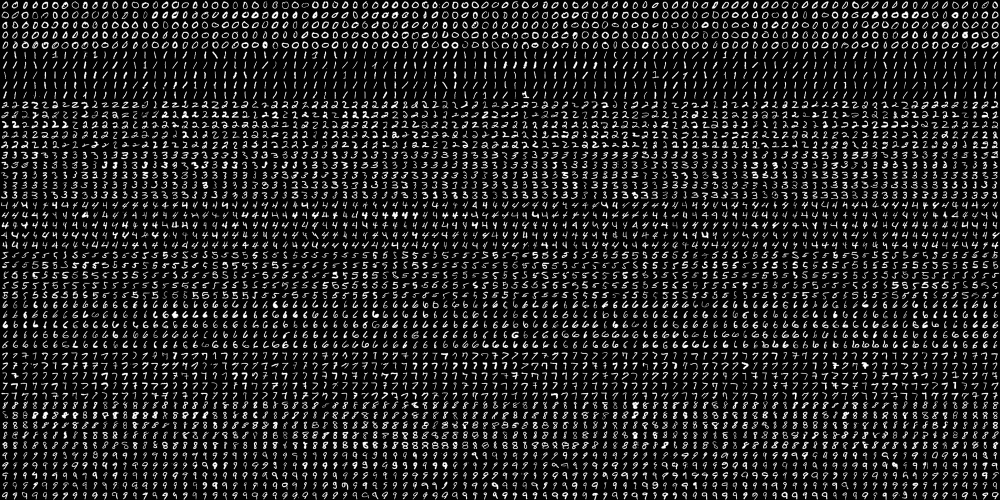
#> input picture Lesson10/01-chapter-content/digits.png, 2000 x 1000 px (shown at 1/2 size)
$ python knn_handwritten_digits_recognition_k_training_testing_preprocessing_hog.py
#> lines starting #> are read from the running program, lines starting #| are printed output that depends on the picture
"""
Handwritten digits recognition using KNN and HoG features and varying both k and the number of
training/testing images with pre-processing of the images
"""

# Import required packages:
import cv2
import numpy as np
import matplotlib.pyplot as plt
from collections import defaultdict

# Constants:
SIZE_IMAGE = 20
NUMBER_CLASSES = 10


def load_digits_and_labels(big_image):
    """ Returns all the digits from the 'big' image and creates the corresponding labels for each image"""
#> called with big_image = 'digits.png'

    # Load the 'big' image containing all the digits:
    digits_img = cv2.imread(big_image, 0)
#> digits_img is the input picture: shape (1000, 2000); min 0, max 255, mean 33.8

    # Get all the digit images from the 'big' image:
    number_rows = digits_img.shape[1] / SIZE_IMAGE
#> number_rows = 100
    rows = np.vsplit(digits_img, digits_img.shape[0] / SIZE_IMAGE)
#> rows = 50 items

    digits = []
    for row in rows:
        row_cells = np.hsplit(row, number_rows)
        for digit in row_cells:
            digits.append(digit)
#> this loop made 50 passes
#> after the loop, digits = 5000 items
    digits = np.array(digits)

    # Create the labels for each image:
    labels = np.repeat(np.arange(NUMBER_CLASSES), len(digits) / NUMBER_CLASSES)
#> labels = 5000 values from 0 to 9
    return digits, labels


def deskew(img):
    """Pre-processing of the images"""

    m = cv2.moments(img)
    if abs(m['mu02']) < 1e-2:
        return img.copy()
    skew = m['mu11'] / m['mu02']
    M = np.float32([[1, skew, -0.5 * SIZE_IMAGE * skew], [0, 1, 0]])
    img = cv2.warpAffine(img, M, (SIZE_IMAGE, SIZE_IMAGE), flags=cv2.WARP_INVERSE_MAP | cv2.INTER_LINEAR)
    return img


def get_accuracy(predictions, labels):
    """Returns the accuracy based on the coincidences between predictions and labels"""

    accuracy = (np.squeeze(predictions) == labels).mean()
    return accuracy * 100


def get_hog():
    """ Get hog descriptor """

    # cv2.HOGDescriptor(winSize, blockSize, blockStride, cellSize, nbins, derivAperture, winSigma, histogramNormType,
    # L2HysThreshold, gammaCorrection, nlevels, signedGradient)
    hog = cv2.HOGDescriptor((SIZE_IMAGE, SIZE_IMAGE), (8, 8), (4, 4), (8, 8), 9, 1, -1, 0, 0.2, 1, 64, True)
    print("hog descriptor size: '{}'".format(hog.getDescriptorSize()))
    return hog


def raw_pixels(img):
    """Return raw pixels as feature from the image"""

    return img.flatten()


# Load all the digits and the corresponding labels:
digits, labels = load_digits_and_labels('digits.png')
#> labels = 5000 values from 0 to 9

# Shuffle data
# Constructs a random number generator:
rand = np.random.RandomState(1234)
# Randomly permute the sequence:
shuffle = rand.permutation(len(digits))
#> shuffle = 5000 values, max 4999 at index 2969, min 0 at index 1989, mean 2499.5
digits, labels = digits[shuffle], labels[shuffle]
#> labels = 5000 values, max 9 at index 6, min 0 at index 9, mean 4.5

# HoG feature descriptor:
hog = get_hog()

# Compute the descriptors for all the images.
# In this case, the HoG descriptor is calculated
hog_descriptors = []
for img in digits:
    hog_descriptors.append(hog.compute(deskew(img)))
#> this loop made 5000 passes
#> (skew in deskew, M in deskew) on passes 1 to 3: (-0.0462, [[1, -0.0462, 0.462], [0, 1, 0]]), (-0.605, [[1, -0.605, 6.05], [0, 1, 0]]), (0.398, [[1, 0.398, -3.98], [0, 1, 0]])
#> pass 1, in deskew, `img = cv2.warpAffine(img, M, (SIZE_IMAGE, SIZE_IMAGE), flags=cv2.WARP_..`:
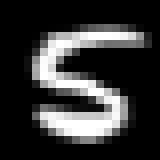
#> img: shape (20, 20) (shown 8 times larger); min 0, max 255, mean 53.7
#> pass 3, in deskew (call 3), `img = cv2.warpAffine(img, M, (SIZE_IMAGE, SIZE_IMAGE), flags=cv2.WARP_..`:
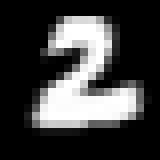
#> img: shape (20, 20) (shown 8 times larger); min 0, max 255, mean 63.8
#> after the loop, hog_descriptors = 5000 items
hog_descriptors = np.squeeze(hog_descriptors)

# Split data into training/testing:
split_values = np.arange(0.1, 1, 0.1)

# Create a dictionary to store the accuracy when testing:
results = defaultdict(list)

# Create KNN:
knn = cv2.ml.KNearest_create()

for split_value in split_values:
    # Split the data into training and testing:
    partition = int(split_value * len(hog_descriptors))
    hog_descriptors_train, hog_descriptors_test = np.split(hog_descriptors, [partition])
    labels_train, labels_test = np.split(labels, [partition])

    # Train KNN model
    print('Training KNN model - HOG features')
    knn.train(hog_descriptors_train, cv2.ml.ROW_SAMPLE, labels_train)

    # Store the accuracy when testing:
    for k in np.arange(1, 10):
        ret, result, neighbours, dist = knn.findNearest(hog_descriptors_test, k)
        acc = get_accuracy(result, labels_test)
        print(" {}".format("%.2f" % acc))
        results[int(split_value * 100)].append(acc)
#> this loop made 9 passes
#> partition on passes 1 to 9: 500, 1000, 1500, 2000, 2500, 3000, 3500, 4000, 4500
#> pass 1, `hog_descriptors_train, hog_descriptors_test = np.split(hog_descriptors..`:
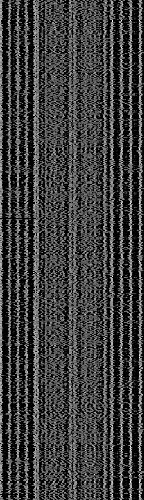
#> hog_descriptors_train: shape (500, 144) float32; min 0, max 0.995, mean 0.245
#> pass 2, `hog_descriptors_train, hog_descriptors_test = np.split(hog_descriptors..`:
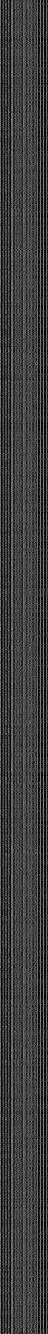
#> hog_descriptors_test: shape (4000, 144) float32 (shown at 1/3 size); min 0, max 0.995, mean 0.244
#> pass 3, `hog_descriptors_train, hog_descriptors_test = np.split(hog_descriptors..`:
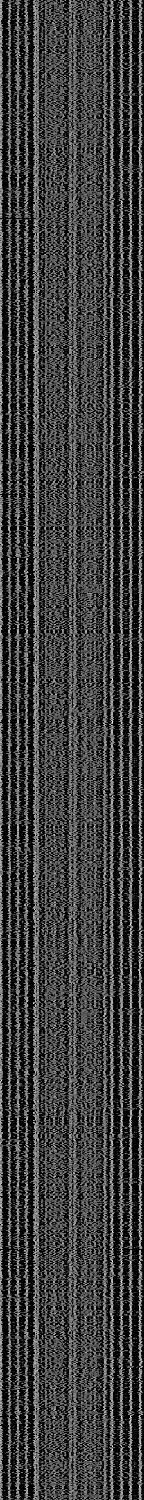
#> hog_descriptors_train: shape (1500, 144) float32; min 0, max 0.995, mean 0.244
#> after the loop:
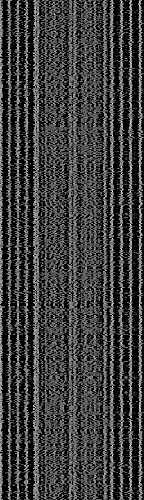
#> hog_descriptors_test: shape (500, 144) float32; min 0, max 0.995, mean 0.244

# Show all results using matplotlib capabilities:
# Create the dimensions of the figure and set title:
fig = plt.figure(figsize=(12, 5))
plt.suptitle("k-NN handwritten digits recognition", fontsize=14, fontweight='bold')
fig.patch.set_facecolor('silver')

ax = plt.subplot(1, 1, 1)
ax.set_xlim(0, 10)
dim = np.arange(1, 10)

for key in results:
    ax.plot(dim, results[key], linestyle='--', marker='o', label=str(key) + "%")

plt.legend(loc='upper left', title="% training")
plt.title('Accuracy of the k-NN model varying both k and the percentage of images to train/test with pre-processing '
          'and HoG features')
plt.xlabel("number of k")
plt.ylabel("accuracy")
plt.show()
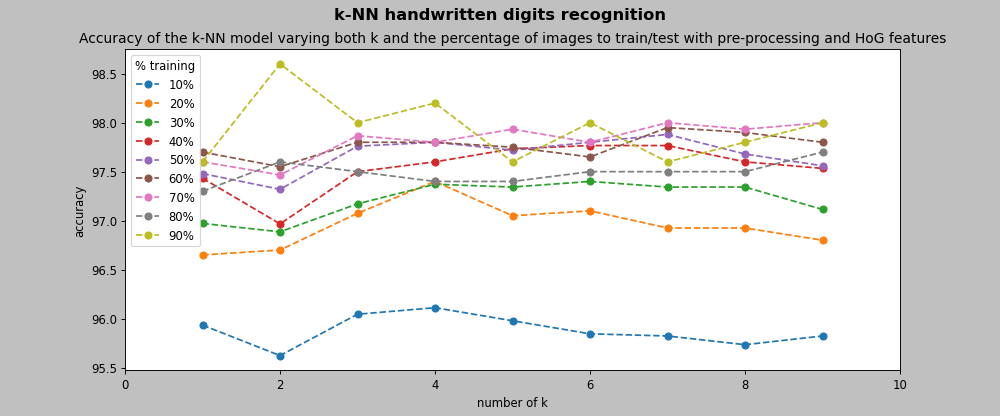
#> figure drawn by matplotlib, 1 panel
